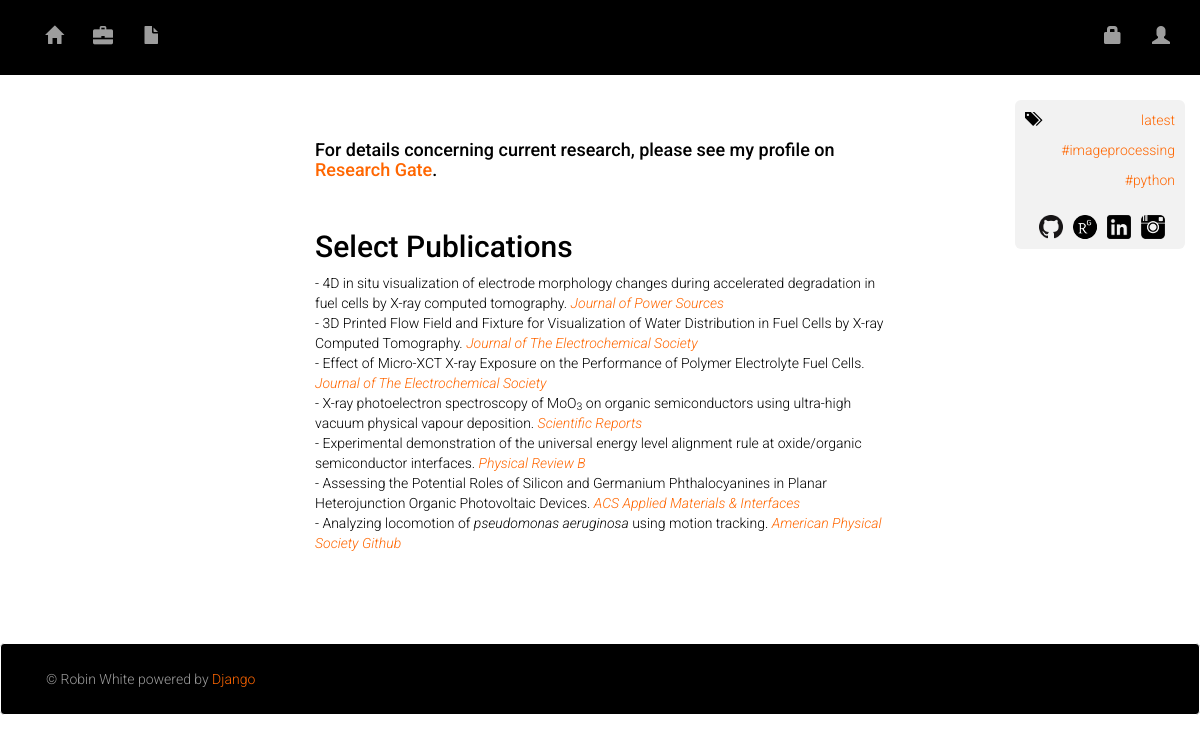
The page /projects/ on the database as committed earlier.
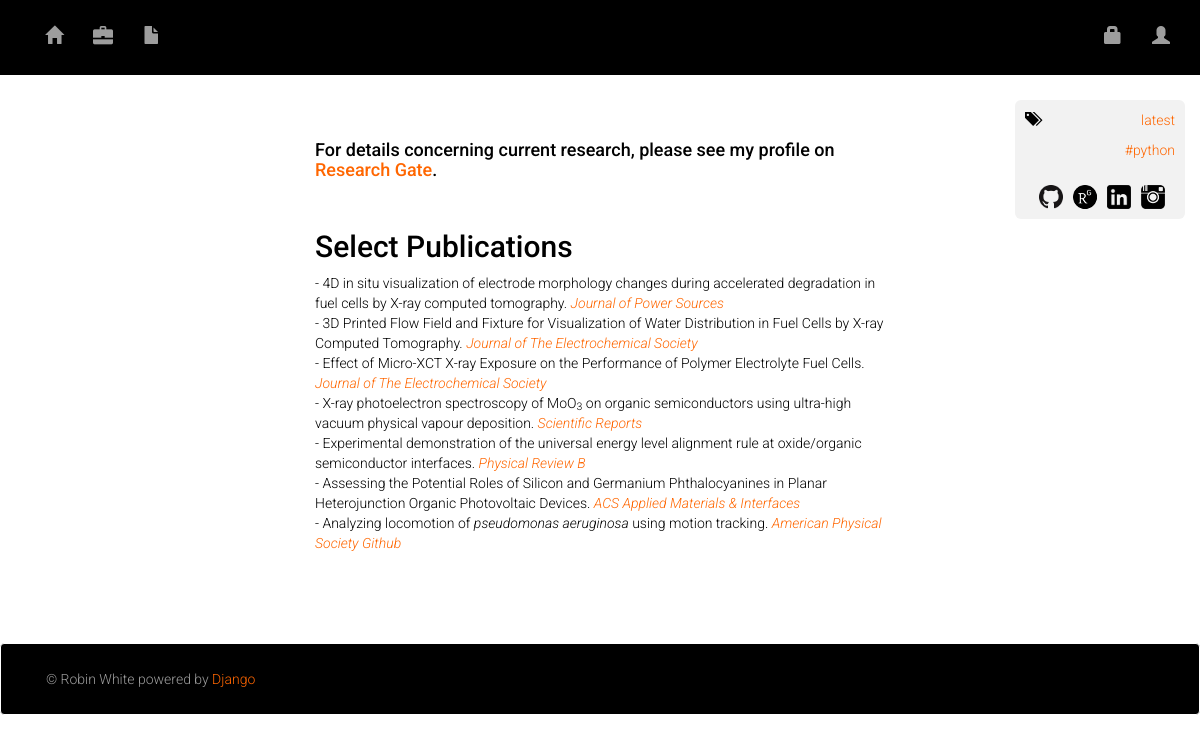
The same page on the database as committed later.
### blog/models.py (models this page shows, shortened)
class Category(models.Model):
    created_at = models.DateTimeField(auto_now_add=True, verbose_name="Created at")
    updated_at = models.DateTimeField(auto_now=True, verbose_name="Updated at")
    title = models.CharField(default="old", null=True, blank=True, max_length=255, verbose_name="Title")
    class Meta:
        verbose_name = "Category"
        verbose_name_plural = "Categories"
        ordering = ['title']

### blog/views.py (the view)
# urls.py: url(r'^projects/$', views.projects, name='projects'),
def projects(request):
    categories = Category.objects.all()
    latest_post = Post.objects.filter(published_date__lte=timezone.now()).order_by('-published_date')[0]
    return render(request, 'blog/projects.html', {'categories': categories, 'latest_post': latest_post})

### blog/templates/blog/projects.html (shortened to what the changed rows need)
{% extends 'blog/base.html' %}
{% block content %}
<div class="container-fluid">
  <div class="row">
    <div class="col-md-6 col-md-offset-3">
    <div class="post">
     <h2>
         Select Publications
     </h2>
 </div>
 </div>
 <div class="col-sm-2 col-sm-offset-1">
       <div class="sidebar">
     {% for category in categories %}
         <a href="{% url 'category_detail' pk=category.pk %}"><p>#{{ category.title }}</p></a>
     {% endfor %}
    </div>
 </div>
 </div>
</div>
{% endblock %}

Rows that differ between the two databases and show on the page:
removed Category: title "imageprocessing"
